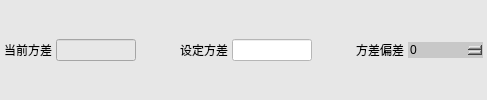
             <widget class="QWidget" name="widget_11" native="true">
              <property name="styleSheet">
               <string>background-color: rgb(231, 231, 231);</string>
              </property>
              <layout class="QHBoxLayout" name="horizontalLayout_7">
               <property name="spacing">
                <number>4</number>
               </property>
               <property name="leftMargin">
                <number>4</number>
               </property>
               <property name="topMargin">
                <number>4</number>
               </property>
               <property name="rightMargin">
                <number>4</number>
               </property>
               <property name="bottomMargin">
                <number>4</number>
               </property>
               <item>
                <widget class="QLabel" name="label_19">
                 <property name="styleSheet">
                  <string notr="true">font: 11pt &quot;微软雅黑&quot;;</string>
                 </property>
                 <property name="text">
                  <string>当前方差</string>
                 </property>
                </widget>
               </item>
               <item>
                <widget class="QLineEdit" name="lineEditCalcStddev">
                 <property name="minimumSize">
                  <size>
                   <width>80</width>
                   <height>0</height>
                  </size>
                 </property>
                 <property name="maximumSize">
                  <size>
                   <width>80</width>
                   <height>16777215</height>
                  </size>
                 </property>
                 <property name="styleSheet">
                  <string notr="true">font: 11pt &quot;微软雅黑&quot;;</string>
                 </property>
                </widget>
               </item>
               <item>
                <spacer name="horizontalSpacer_5">
                 <property name="orientation">
                  <enum>Qt::Horizontal</enum>
                 </property>
                 <property name="sizeHint" stdset="0">
                  <size>
                   <width>40</width>
                   <height>20</height>
                  </size>
                 </property>
                </spacer>
               </item>
               <item>
                <widget class="QLabel" name="label_20">
                 <property name="styleSheet">
                  <string notr="true">font: 11pt &quot;微软雅黑&quot;;</string>
                 </property>
                 <property name="text">
                  <string>设定方差</string>
                 </property>
                </widget>
               </item>
               <item>
                <widget class="KLineEditKb" name="lineEditSetStddev">
                 <property name="minimumSize">
                  <size>
                   <width>80</width>
                   <height>0</height>
                  </size>
                 </property>
                 <property name="maximumSize">
                  <size>
                   <width>80</width>
                   <height>16777215</height>
                  </size>
                 </property>
                 <property name="styleSheet">
                  <string notr="true">font: 11pt &quot;微软雅黑&quot;;
background-color: rgb(255, 255, 255);</string>
                 </property>
                </widget>
               </item>
               <item>
                <spacer name="horizontalSpacer_6">
                 <property name="orientation">
                  <enum>Qt::Horizontal</enum>
                 </property>
                 <property name="sizeHint" stdset="0">
                  <size>
                   <width>40</width>
                   <height>20</height>
                  </size>
                 </property>
                </spacer>
               </item>
               <item>
                <widget class="QLabel" name="label_24">
                 <property name="styleSheet">
                  <string notr="true">font: 11pt &quot;微软雅黑&quot;;</string>
                 </property>
                 <property name="text">
                  <string>方差偏差</string>
                 </property>
                </widget>
               </item>
               <item>
                <widget class="KSpinBoxKb" name="spinBoxStddevBasis">
                 <property name="minimumSize">
                  <size>
                   <width>75</width>
                   <height>0</height>
                  </size>
                 </property>
                 <property name="styleSheet">
                  <string notr="true">
QSpinBox
{
	
	font: 11pt &quot;微软雅黑&quot;;
	border-width:1;border-style:none;
	border-color:rgb(255, 255, 255);
	background-color: rgb(200, 200, 200);
	color::rgb(255,255, 0);

}
QSpinBox::down-button
{   
	
	background-color: rgb(200, 200, 200);
	subcontrol-origin:border;
    subcontrol-position:left;
    image: url(:/左normal.png);
    width: 20px;
    height: 30px; ;
}
QSpinBox::up-button
{
board:none;
	background-color: rgb(200, 200, 200);
	subcontrol-origin:border;
    subcontrol-position:right;
    image: url(:/右normal.png);
    width: 20px;
    height: 30px;       
}

QSpinBox::up-button:pressed
{
board:none;
background-color: rgb(103, 103, 103);
	subcontrol-origin:border;
    subcontrol-position:right;
    image: url(:/右press.png);
    width: 20px;
    height: 30px;      
}
QSpinBox::down-button:pressed
{
board:none;
background-color: rgb(103, 103, 103);
	subcontrol-origin:border;
    subcontrol-position:left;
    image: url(:/左press.png);
    width: 20px;
    height: 30px; 
}
</string>
                 </property>
                 <property name="maximum">
                  <number>255</number>
                 </property>
                </widget>
               </item>
              </layout>
             </widget>
